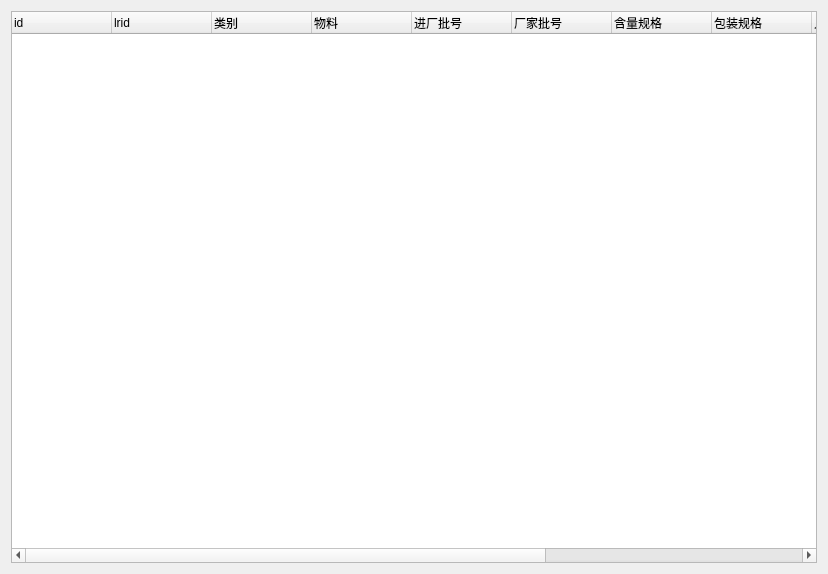
<?xml version="1.0" encoding="UTF-8"?>
<ui version="4.0">
 <class>Form</class>
 <widget class="QWidget" name="Form">
  <property name="geometry">
   <rect>
    <x>0</x>
    <y>0</y>
    <width>828</width>
    <height>574</height>
   </rect>
  </property>
  <property name="windowTitle">
   <string>Form</string>
  </property>
  <layout class="QGridLayout" name="gridLayout">
   <item row="0" column="0">
    <widget class="QTreeWidget" name="treeWidget_stufflist">
     <property name="contextMenuPolicy">
      <enum>Qt::CustomContextMenu</enum>
     </property>
     <column>
      <property name="text">
       <string>id</string>
      </property>
     </column>
     <column>
      <property name="text">
       <string>lrid</string>
      </property>
     </column>
     <column>
      <property name="text">
       <string>类别</string>
      </property>
     </column>
     <column>
      <property name="text">
       <string>物料</string>
      </property>
     </column>
     <column>
      <property name="text">
       <string>进厂批号</string>
      </property>
     </column>
     <column>
      <property name="text">
       <string>厂家批号</string>
      </property>
     </column>
     <column>
      <property name="text">
       <string>含量规格</string>
      </property>
     </column>
     <column>
      <property name="text">
       <string>包装规格</string>
      </property>
     </column>
     <column>
      <property name="text">
       <string>入库数量</string>
      </property>
     </column>
     <column>
      <property name="text">
       <string>单位</string>
      </property>
     </column>
     <column>
      <property name="text">
       <string>供应商</string>
      </property>
     </column>
     <column>
      <property name="text">
       <string>生产厂家</string>
      </property>
     </column>
    </widget>
   </item>
  </layout>
 </widget>
 <resources/>
 <connections/>
</ui>
